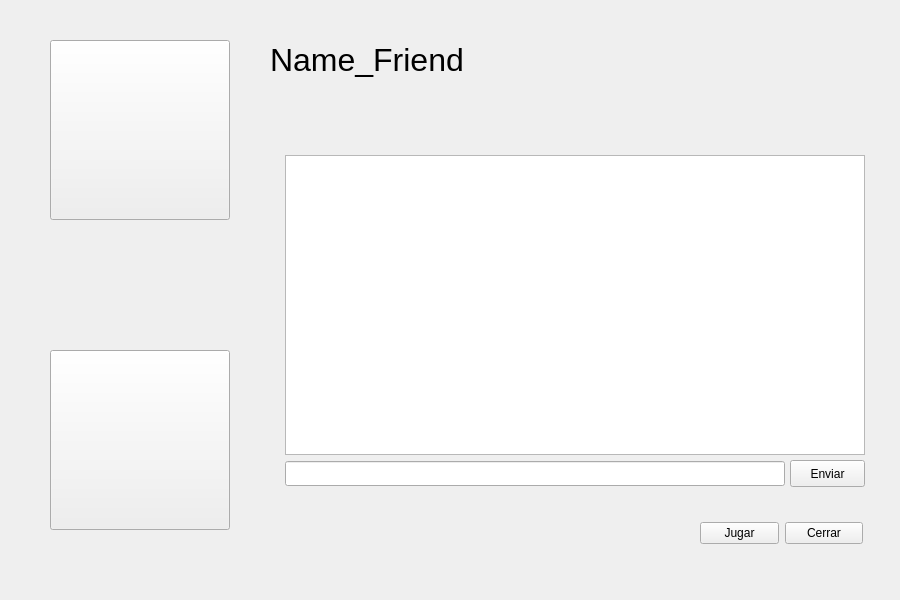
<?xml version="1.0" encoding="UTF-8"?>
<ui version="4.0">
 <class>Privado</class>
 <widget class="QWidget" name="Privado">
  <property name="geometry">
   <rect>
    <x>0</x>
    <y>0</y>
    <width>900</width>
    <height>600</height>
   </rect>
  </property>
  <property name="minimumSize">
   <size>
    <width>900</width>
    <height>600</height>
   </size>
  </property>
  <property name="maximumSize">
   <size>
    <width>900</width>
    <height>600</height>
   </size>
  </property>
  <property name="windowTitle">
   <string>Form</string>
  </property>
  <widget class="QPlainTextEdit" name="msgViewPrivate">
   <property name="geometry">
    <rect>
     <x>285</x>
     <y>155</y>
     <width>580</width>
     <height>300</height>
    </rect>
   </property>
   <property name="minimumSize">
    <size>
     <width>580</width>
     <height>300</height>
    </size>
   </property>
   <property name="maximumSize">
    <size>
     <width>580</width>
     <height>300</height>
    </size>
   </property>
   <property name="readOnly">
    <bool>true</bool>
   </property>
  </widget>
  <widget class="QLineEdit" name="msgWritePrivate">
   <property name="geometry">
    <rect>
     <x>285</x>
     <y>461</y>
     <width>500</width>
     <height>25</height>
    </rect>
   </property>
   <property name="minimumSize">
    <size>
     <width>500</width>
     <height>25</height>
    </size>
   </property>
   <property name="maximumSize">
    <size>
     <width>580</width>
     <height>400</height>
    </size>
   </property>
  </widget>
  <widget class="QPushButton" name="msgSendPrivate">
   <property name="geometry">
    <rect>
     <x>790</x>
     <y>460</y>
     <width>75</width>
     <height>27</height>
    </rect>
   </property>
   <property name="minimumSize">
    <size>
     <width>75</width>
     <height>27</height>
    </size>
   </property>
   <property name="maximumSize">
    <size>
     <width>580</width>
     <height>400</height>
    </size>
   </property>
   <property name="text">
    <string>Enviar</string>
   </property>
  </widget>
  <widget class="QPushButton" name="btn_friendPicture">
   <property name="geometry">
    <rect>
     <x>50</x>
     <y>40</y>
     <width>180</width>
     <height>180</height>
    </rect>
   </property>
   <property name="minimumSize">
    <size>
     <width>180</width>
     <height>180</height>
    </size>
   </property>
   <property name="maximumSize">
    <size>
     <width>180</width>
     <height>180</height>
    </size>
   </property>
   <property name="text">
    <string/>
   </property>
   <property name="icon">
    <iconset>
     <normaloff>../Practica 7/Icons/Icon_Fish.jpg</normaloff>../Practica 7/Icons/Icon_Fish.jpg</iconset>
   </property>
   <property name="iconSize">
    <size>
     <width>165</width>
     <height>165</height>
    </size>
   </property>
  </widget>
  <widget class="QPushButton" name="btn_profilePicture">
   <property name="geometry">
    <rect>
     <x>50</x>
     <y>350</y>
     <width>180</width>
     <height>180</height>
    </rect>
   </property>
   <property name="minimumSize">
    <size>
     <width>180</width>
     <height>180</height>
    </size>
   </property>
   <property name="maximumSize">
    <size>
     <width>180</width>
     <height>180</height>
    </size>
   </property>
   <property name="text">
    <string/>
   </property>
   <property name="icon">
    <iconset>
     <normaloff>../Practica 7/Icons/Icon_Fish.jpg</normaloff>../Practica 7/Icons/Icon_Fish.jpg</iconset>
   </property>
   <property name="iconSize">
    <size>
     <width>165</width>
     <height>165</height>
    </size>
   </property>
  </widget>
  <widget class="QWidget" name="layoutWidget">
   <property name="geometry">
    <rect>
     <x>700</x>
     <y>520</y>
     <width>163</width>
     <height>26</height>
    </rect>
   </property>
   <layout class="QHBoxLayout" name="horizontalLayout">
    <item>
     <widget class="QPushButton" name="btn_Play">
      <property name="text">
       <string>Jugar</string>
      </property>
     </widget>
    </item>
    <item>
     <widget class="QPushButton" name="btn_Close">
      <property name="text">
       <string>Cerrar</string>
      </property>
     </widget>
    </item>
   </layout>
  </widget>
  <widget class="QLabel" name="userName">
   <property name="geometry">
    <rect>
     <x>270</x>
     <y>40</y>
     <width>381</width>
     <height>40</height>
    </rect>
   </property>
   <property name="minimumSize">
    <size>
     <width>370</width>
     <height>40</height>
    </size>
   </property>
   <property name="maximumSize">
    <size>
     <width>580</width>
     <height>40</height>
    </size>
   </property>
   <property name="font">
    <font>
     <pointsize>24</pointsize>
    </font>
   </property>
   <property name="text">
    <string>Name_Friend</string>
   </property>
   <property name="alignment">
    <set>Qt::AlignLeading|Qt::AlignLeft|Qt::AlignVCenter</set>
   </property>
  </widget>
 </widget>
 <resources/>
 <connections/>
</ui>
